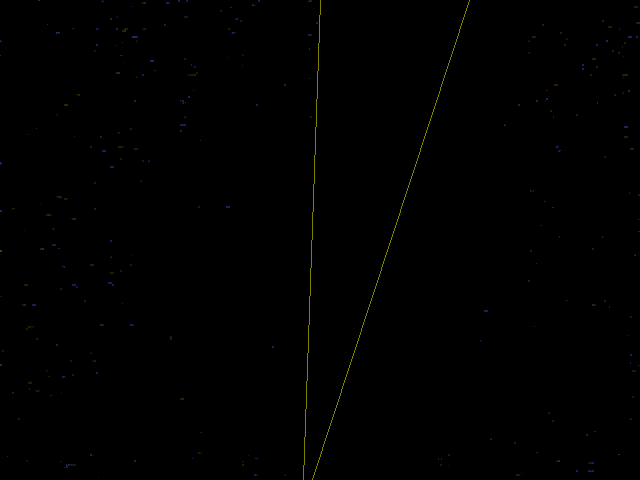
#> input picture 56673283-measure-angle-between-two-lines/2.png, 640 x 480 px
$ python measure-angle-between-lines.py
#> lines starting #> are read from the running program, lines starting #| are printed output that depends on the picture; long printed decimals are rounded
from skimage.transform import (hough_line, hough_line_peaks)
import numpy as np
import cv2

image = cv2.imread('2.png')
#> image is the input picture: shape (480, 640, 3); mean B, G, R 0.2, 0.5, 0.5

# Compute arithmetic mean
image = np.mean(image, axis=2)
#> image: shape (480, 640) float64

# Perform Hough Transformation to detect lines
hspace, angles, distances = hough_line(image)
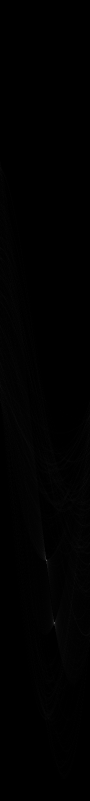
#> hspace: shape (1601, 180) uint64 (shown at 1/2 size); min 0, max 319, mean 1.3; drawn with min black and max white
#> angles = 180 values from -1.57 to 1.55; distances = 1601 values from -800 to 800

# Find angle
angle=[]
for _, a , distances in zip(*hough_line_peaks(hspace, angles, distances)):
    angle.append(a)
#> this loop made 2 passes
#> (a, distances) on passes 1 to 2: (0.0349, 320), (0.314, 445)
#> after the loop, angle = [0.0349, 0.314]

# Obtain angle for each line
angles = [a*180/np.pi for a in angle]
#> angles = [2, 18]

# Compute difference between the two lines
angle_difference = np.max(angles) - np.min(angles)
#> angle_difference = 16
print(angle_difference)
#| 16.000
